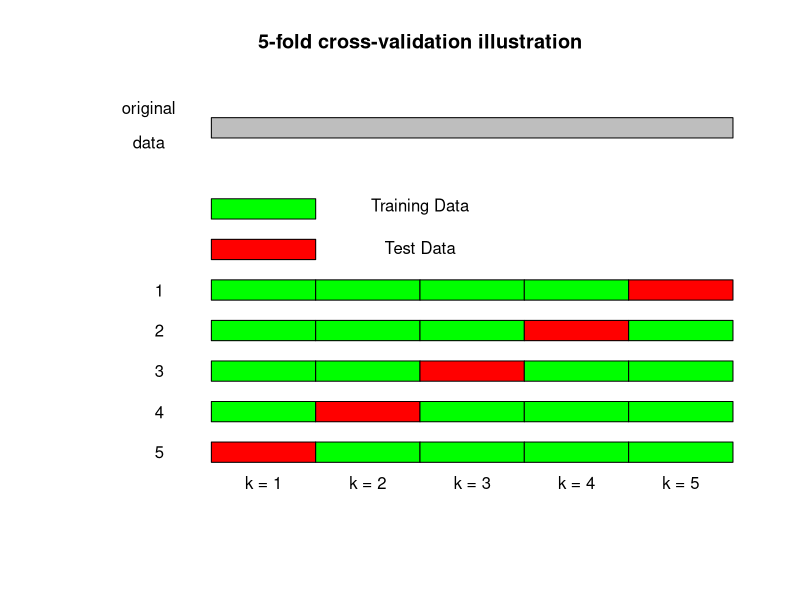

The R script that drew this image:
## ---- chunk 1
drawPoly <- function(x,y, col){
  polygon(c(x,x+1,x+1,x, x), c(y,y,y+0.5,y+0.5,y), col = col)
}


plot(1, type="n", axes=F, xlab="", ylab="", xlim = c(0,6), ylim= c(0.5,10),
     main = "5-fold cross-validation illustration")

polygon(c(1,6,6,1,1), c(9,9,9.5,9.5,9), col = "grey")

for (i in 1:5){
  for (j in 1:5) {
    col <- ifelse(i==j, "red", "green")
    drawPoly(i,j, col)
  }
}

drawPoly(1,6, "red")
drawPoly(1,7, "green")

for(i in 1:5){
  text(i+0.5, 0.5, label = paste("k = ", i, sep = ""))
}

for(i in 1:5){
  text(0.5, i+0.25, label = 6-i)
}

text(3, 7.3, label = "Training Data")
text(3, 6.3, label = "Test Data")
text(0.4, 9.7, label = "original")
text(0.4, 8.9, label = "data")
